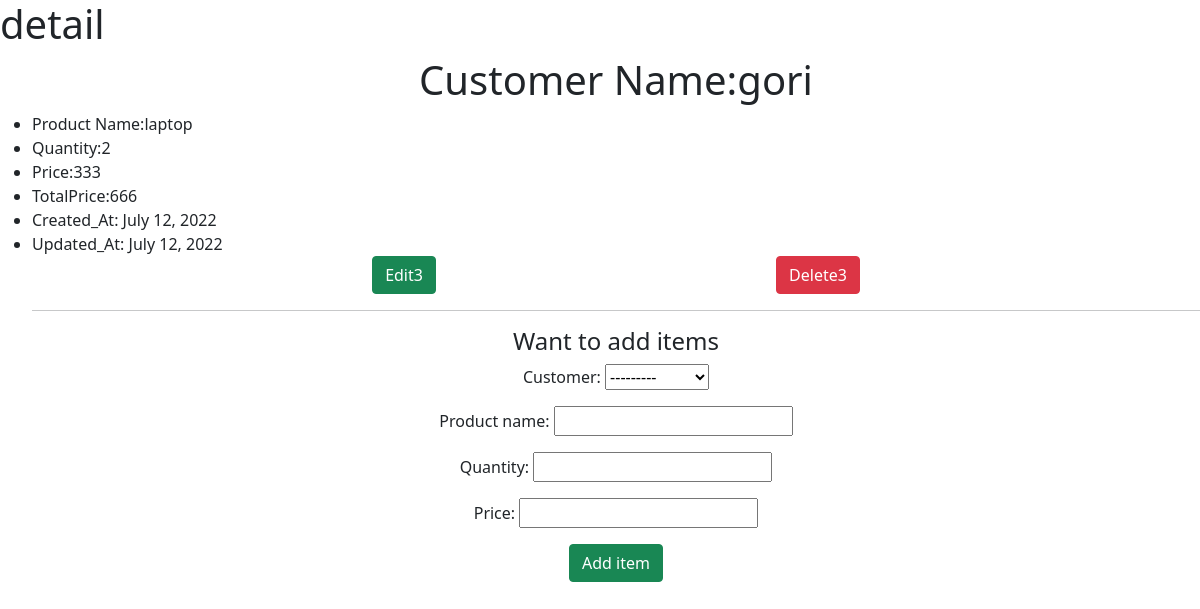
The page /udharo/detail/2/ on the database as committed earlier.
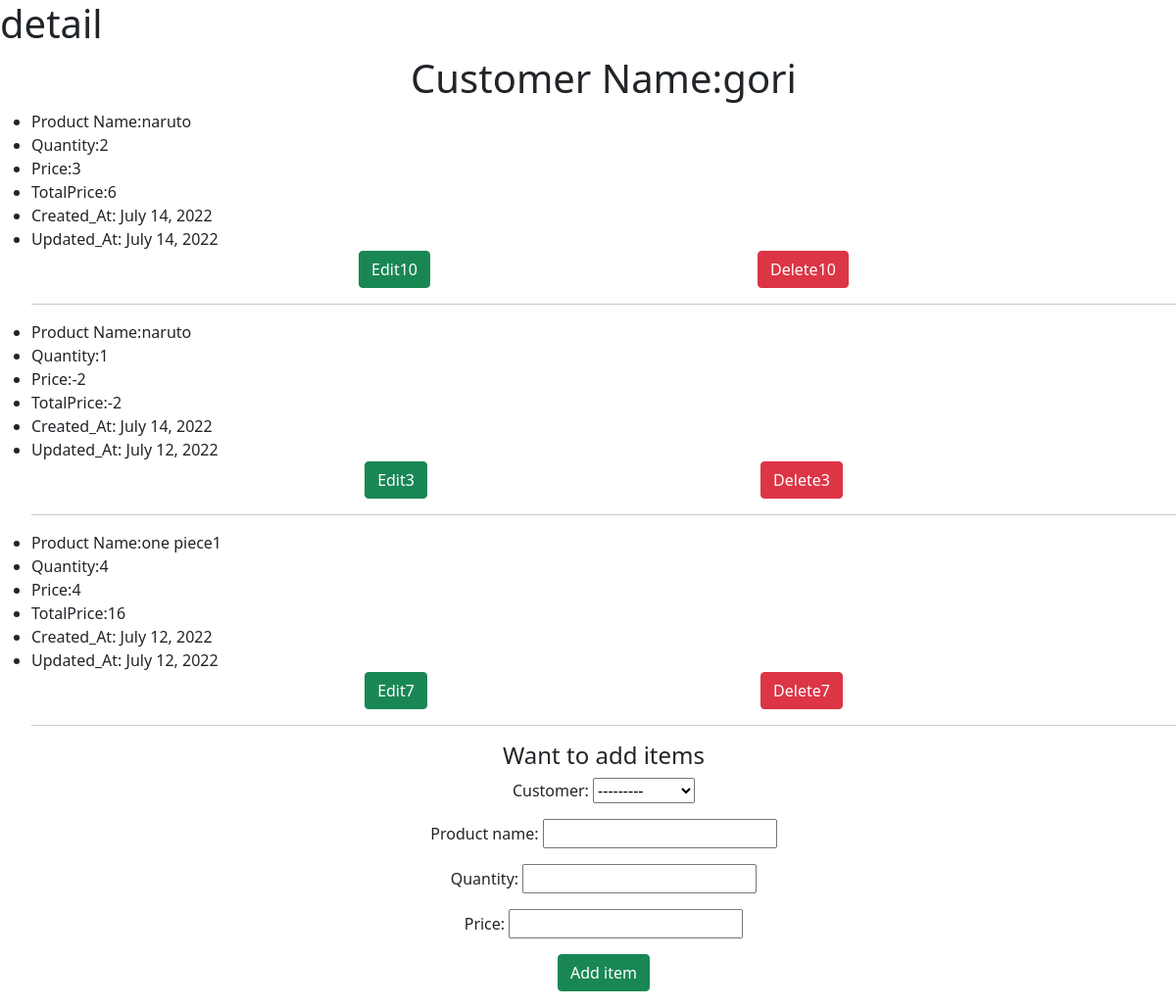
The same page on the database as committed later.
### udharo/models.py (models this page shows, shortened)
class Customer(models.Model):
    customer_name = models.CharField(max_length=100, blank=False)
    def __str__(self) -> str:
        return self.customer_name

class  Product(models.Model):
    customer = models.ForeignKey(Customer , on_delete=models.CASCADE, related_name="customerP")
    product_name = models.CharField(max_length=50)
    quantity = models.PositiveIntegerField()
    price = models.PositiveIntegerField()
    created_at = models.DateField(auto_now=True)
    updated_at = models.DateField(auto_now_add=True)
    @property
    def total_price(self):
        return self.quantity* self.price

### udharo/views.py (the view, shortened to what this page needs)
# urls.py: path('detail/<int:id>/',views.Detail.as_view(), name='detail'),
class Detail(views.View):
  def get(self, request, *args, **kwargs):
    id = kwargs['id']
    customer = Customer.objects.get(id = id)
    product  = customer.customerP.all().order_by("-updated_at")
    product_form = ProductsForm()
    context = {}
    context['products'] = product
    context['customer'] = customer
    context['product_form'] = product_form
    return render(request, "detail.html",context)

### udharo/forms.py
class ProductsForm(forms.ModelForm):
    class Meta:
        model = Product
        fields = ["customer","product_name","quantity","price"]

### udharo/templates/detail.html (shortened to what this page needs)
<!doctype html>
<html lang="en">
<head>
    <link href="https://cdn.jsdelivr.net/npm/bootstrap@5.0.2/dist/css/bootstrap.min.css" rel="stylesheet"
>
</head>
<body>
    <h1>detail</h1>
    <ul>
        {%if not products%}
        <p> not purchase yet</p>
        {%else%}
        <h1 class="text-center">Customer Name:{{customer.customer_name}}</h1>
        {% for product in products%}
        <li>Product Name:{{product.product_name}}</li>
        <li>Quantity:{{product.quantity}}</li>
        <li>Price:{{product.price}}</li>
        <li>TotalPrice:{{product.total_price}}</li>
        <li>Created_At: {{product.created_at}}</li>
        <li>Updated_At: {{product.updated_at}}</li>
        <div class="d-flex justify-content-evenly">
            <div>
                <a href="{% url 'edit' product.id %}"><button type="button" class="btn btn-success">Edit{{product.id}}</button></a>
            </div>
            <div>
                <a href="{% url 'delete' product.id %}"><button type="button" class="btn btn-danger">Delete{{product.id}}</button></a>
            </div>
        </div>
        <hr>
        {%endfor%}
        {%endif%}
        <div class="text-center">
            <form action="{% url 'detail' customer.id %}" method="post">
                <h4>Want to add items</h4>
                {{product_form.as_p}}
                <button class="btn btn-success">Add item</button>
            </form>
        </div>
    </ul>
</body>
</html>

Rows that differ between the two databases and show on the page:
added Product: product_name "naruto", quantity "2", price "3", total_price "6", created_at "July 14, 2022", updated_at "July 14, 2022", id "10"
changed Product id 3: product_name "laptop" → "naruto"; quantity "2" → "1"; price "333" → "-2"; total_price "666" → "-2"; created_at "July 12, 2022" → "July 14, 2022"
added Product: product_name "one piece1", quantity "4", price "4", total_price "16", created_at "July 12, 2022", updated_at "July 12, 2022", id "7"
